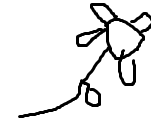
#> input picture 2-imagem/flor.png, 151 x 139 px
$ python reserva.py
#> lines starting #> are read from the running program, lines starting #| are printed output that depends on the picture
#Importa a biblioteca PIL, Python Image Library, também chamada de Pillow.
from PIL import Image
#Importar a biblioteca numérica numpy, com aplicações em cálculo e também operações com arrays.
#Essa biblioteca tem uma função específica para inverter arrays.
import numpy as np

"""
Pode ser necessário instalar as bibliotecas.
Para isso basta rodar os comandos no terminal.
pip install Pillow
pip install numpy
"""

def main():
    #Abre a imagem original e salva numa variável
    img = Image.open("flor.png") #Abre o arquivo como imagem.
#> img is the input picture: PIL image 151x139 RGB; min 0, max 255, mean 235.2
                                        #Função "open" especializada em abrir imagens,
                                        #contida na biblioteca Pillow.
    img.show()

    # Converter a imagem em dados binários
    img_data = np.array(img) #Transforma o arquivo lido em um array através de uma função da biblioteca numpy.
    binary_data = img_data.tobytes() #Transforma o array para um array de binários.

    print("\n, image_data.shape, \n") #Exibe o formato do array

    # Salvar os dados binários originais em um arquivo.
    with open("original_img.bin", "wb") as file:
        file.write(binary_data)

    # Copiar o arquivo binário
    with open("original_img.bin", "rb") as original_file:
        data = original_file.read()

    with open("copy_img.bin", "wb") as copy_file:
        copy_file.write(data)

    # Manipulação dos dados do arquivo binário cópia
    # Exemplo: Inverter os bytes
    with open("copy_img.bin", "rb") as file:
        data = bytearray(file.read())

    # Inverte todos os bytes
    #data = data[::-1]

    with open("copy_img.bin", "wb") as file:
        file.write(data)

    # Carregar e mostrar a imagem manipulada
    modified_data = np.frombuffer(data, dtype=np.uint8).reshape(img_data.shape)

    #inverte todos os bytes
    modified_data = np.fliplr(modified_data)

    modified_img = Image.fromarray(modified_data)
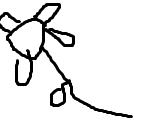
#> modified_img: PIL image 151x139 RGB; min 0, max 255, mean 235.2
    modified_img.show()

if __name__ == "__main__":
    main()
